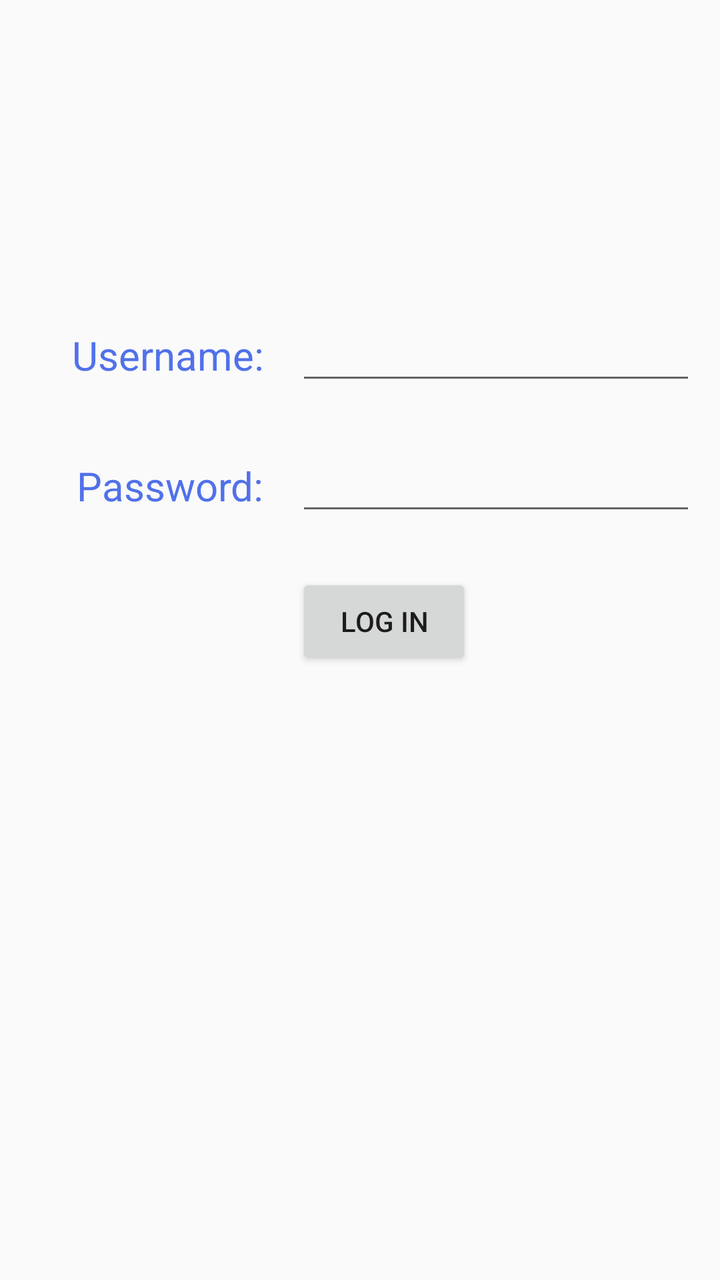
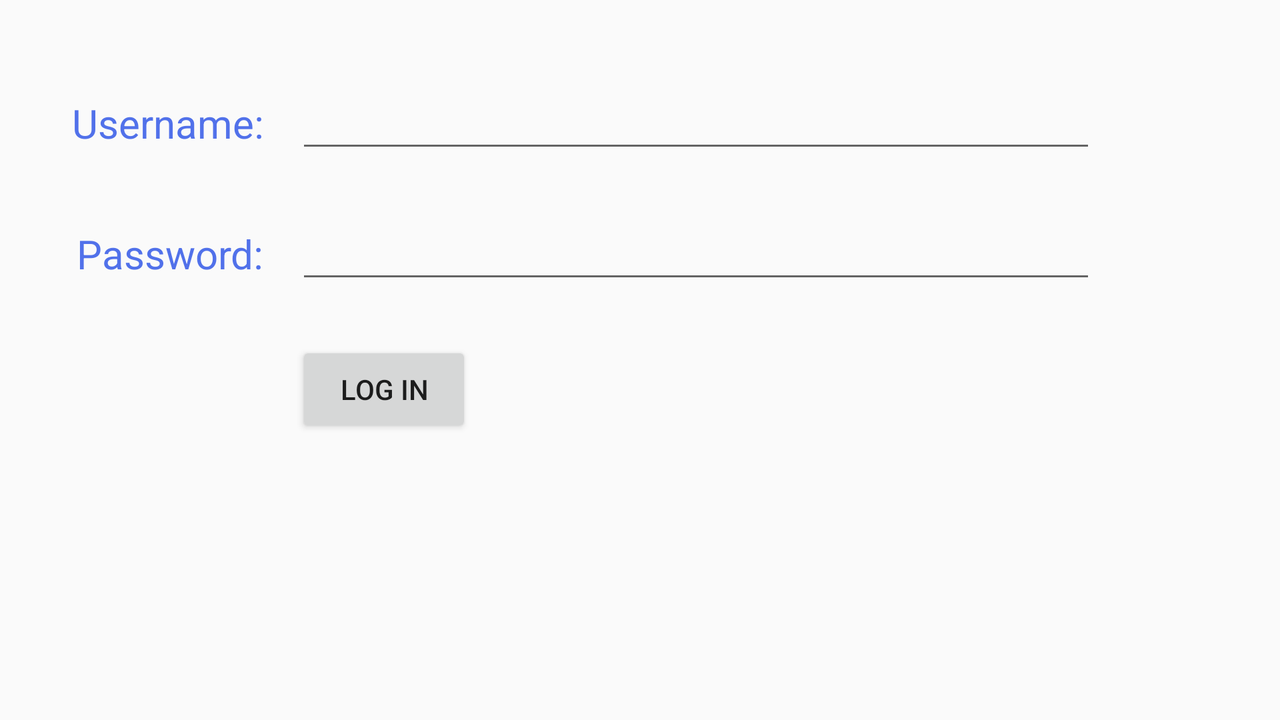

An Android layout and its configuration variant, each rendered on a device that would load it. The default file and the variant file are quoted in full after the pictures.
<!-- AndroidManifest.xml: application theme AppTheme -->
<!-- res/layout/activity_main.xml -->
<?xml version="1.0" encoding="utf-8"?>
<androidx.constraintlayout.widget.ConstraintLayout xmlns:android="http://schemas.android.com/apk/res/android"
    xmlns:app="http://schemas.android.com/apk/res-auto"
    xmlns:tools="http://schemas.android.com/tools"
    android:layout_width="match_parent"
    android:layout_height="match_parent"
    tools:context=".MainActivity">

    <EditText
        android:id="@+id/edit_password"
        android:layout_width="200dp"
        android:layout_height="wrap_content"
        android:layout_marginTop="24dp"
        android:ems="10"
        android:inputType="textPersonName"
        app:layout_constraintStart_toStartOf="@+id/guideline"
        app:layout_constraintTop_toBottomOf="@+id/edit_user_name" />

    <EditText
        android:id="@+id/edit_user_name"
        android:layout_width="200dp"
        android:layout_height="wrap_content"
        android:layout_marginTop="156dp"
        android:ems="10"
        android:inputType="textPersonName"
        app:layout_constraintStart_toStartOf="@+id/guideline"
        app:layout_constraintTop_toTopOf="parent" />

    <TextView
        style="@style/login_form_label"
        android:layout_width="wrap_content"
        android:layout_height="wrap_content"
        android:layout_marginTop="8dp"
        android:layout_marginEnd="16dp"
        android:text="@string/label_password"
        app:layout_constraintEnd_toStartOf="@+id/guideline"
        app:layout_constraintTop_toTopOf="@+id/edit_password" />

    <Button
        android:id="@+id/button_login"
        android:layout_width="wrap_content"
        android:layout_height="wrap_content"
        android:layout_marginTop="24dp"
        android:text="@string/button_login"
        app:layout_constraintStart_toStartOf="@+id/guideline"
        app:layout_constraintTop_toBottomOf="@+id/edit_password" />

    <TextView
        android:id="@+id/textView2"
        style="@style/login_form_label"
        android:layout_marginTop="8dp"
        android:layout_marginEnd="16dp"
        android:text="@string/label_username"
        app:layout_constraintEnd_toStartOf="@+id/guideline"
        app:layout_constraintTop_toTopOf="@+id/edit_user_name" />

    <androidx.constraintlayout.widget.Guideline
        android:id="@+id/guideline"
        android:layout_width="wrap_content"
        android:layout_height="wrap_content"
        android:orientation="vertical"
        app:layout_constraintGuide_begin="148dp" />

    <ImageView
        android:id="@+id/imageView"
        android:layout_width="409dp"
        android:layout_height="120dp"
        app:layout_constraintEnd_toEndOf="parent"
        app:layout_constraintStart_toStartOf="parent"
        app:layout_constraintTop_toTopOf="parent"
        app:srcCompat="@drawable/intuit_logo" />


</androidx.constraintlayout.widget.ConstraintLayout>
<!-- resources referenced by this layout -->
<resources>
  <string name="button_login">Log In</string>
  <string name="label_password">Password:</string>
  <string name="label_username">Username:</string>
  <style name="login_form_label">
          <item name="android:layout_width">wrap_content</item>
          <item name="android:layout_height">wrap_content</item>
          <item name="android:layout_marginTop">8dp</item>
          <item name="android:layout_marginEnd">@dimen/margin_label</item>
          <item name="android:textColor">@color/colorFormLabel</item>
          <item name="android:textSize">20sp</item>
      </style>
  <style name="AppTheme" parent="Theme.AppCompat.DayNight.DarkActionBar">
          
          <item name="colorPrimary">@color/colorPrimary</item>
          <item name="colorPrimaryDark">@color/colorPrimaryDark</item>
          <item name="colorAccent">@color/colorAccent</item>
      </style>
  <dimen name="margin_label">16dp</dimen>
  <color name="colorFormLabel">#5171EA</color>
  <color name="colorPrimary">#6200EE</color>
  <color name="colorPrimaryDark">#3700B3</color>
  <color name="colorAccent">#03DAC5</color>
</resources>
<!-- res/layout-land/activity_main.xml (the repository's variant of the layout above) -->
<!-- drawn on the phone turned sideways -->
<?xml version="1.0" encoding="utf-8"?>
<androidx.constraintlayout.widget.ConstraintLayout xmlns:android="http://schemas.android.com/apk/res/android"
    xmlns:app="http://schemas.android.com/apk/res-auto"
    xmlns:tools="http://schemas.android.com/tools"
    android:layout_width="match_parent"
    android:layout_height="match_parent"
    tools:context=".MainActivity">

    <EditText
        android:id="@+id/edit_password"
        android:layout_width="400dp"
        android:layout_height="wrap_content"
        android:layout_marginTop="24dp"
        android:ems="10"
        android:inputType="textPersonName"
        app:layout_constraintStart_toStartOf="@+id/guideline"
        app:layout_constraintTop_toBottomOf="@+id/edit_user_name" />

    <EditText
        android:id="@+id/edit_user_name"
        android:layout_width="400dp"
        android:layout_height="wrap_content"
        android:layout_marginTop="40dp"
        android:ems="10"
        android:inputType="textPersonName"
        app:layout_constraintStart_toStartOf="@+id/guideline"
        app:layout_constraintTop_toTopOf="parent" />

    <TextView
        style="@style/login_form_label"
        android:layout_width="wrap_content"
        android:layout_height="wrap_content"
        android:layout_marginTop="8dp"
        android:layout_marginEnd="16dp"
        android:text="@string/label_password"
        app:layout_constraintEnd_toStartOf="@+id/guideline"
        app:layout_constraintTop_toTopOf="@+id/edit_password" />

    <Button
        android:id="@+id/button_login"
        android:layout_width="wrap_content"
        android:layout_height="wrap_content"
        android:layout_marginTop="24dp"
        android:text="@string/button_login"
        app:layout_constraintStart_toStartOf="@+id/guideline"
        app:layout_constraintTop_toBottomOf="@+id/edit_password" />

    <TextView
        android:id="@+id/textView2"
        style="@style/login_form_label"
        android:layout_marginTop="8dp"
        android:layout_marginEnd="16dp"
        android:text="@string/label_username"
        app:layout_constraintEnd_toStartOf="@+id/guideline"
        app:layout_constraintTop_toTopOf="@+id/edit_user_name" />

    <androidx.constraintlayout.widget.Guideline
        android:id="@+id/guideline"
        android:layout_width="wrap_content"
        android:layout_height="wrap_content"
        android:orientation="vertical"
        app:layout_constraintGuide_begin="148dp" />


</androidx.constraintlayout.widget.ConstraintLayout>
